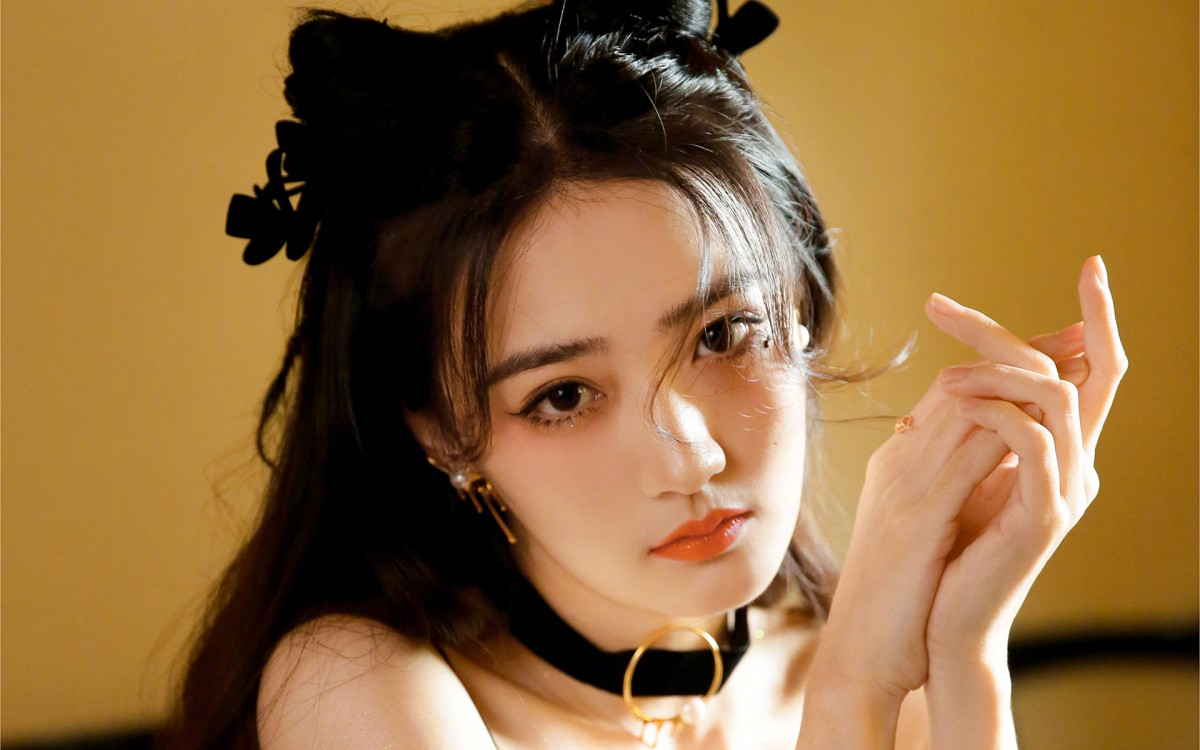
#> input picture img_code/img/xl_7.jpg, 1200 x 750 px
$ python img_9_match_Template.py
#> lines starting #> are read from the running program, lines starting #| are printed output that depends on the picture; after the words box and inside, x2 and y2 are one past the last pixel; in counts of white or black regions, pixels touching at a corner belong together
# 没成功过

import cv2 as cv
from matplotlib import pyplot as plt

# 1 图像和模板读取
img = cv.imread('img/xl_7.jpg')
#> img is the input picture: shape (750, 1200, 3); mean B, G, R 61, 106.7, 144
template = cv.imread('img/xl_7_2.jpg')
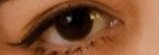
#> input picture img_code/img/xl_7_2.jpg, 159 x 55 px
#> template is the input picture: shape (55, 159, 3); mean B, G, R 54.1, 84.7, 136.3
h, w, l = template.shape
#> h = 55; w = 159; l = 3
# 2 模板匹配
# 2.1 模板匹配
res = cv.matchTemplate(img, template, cv.TM_CCORR)
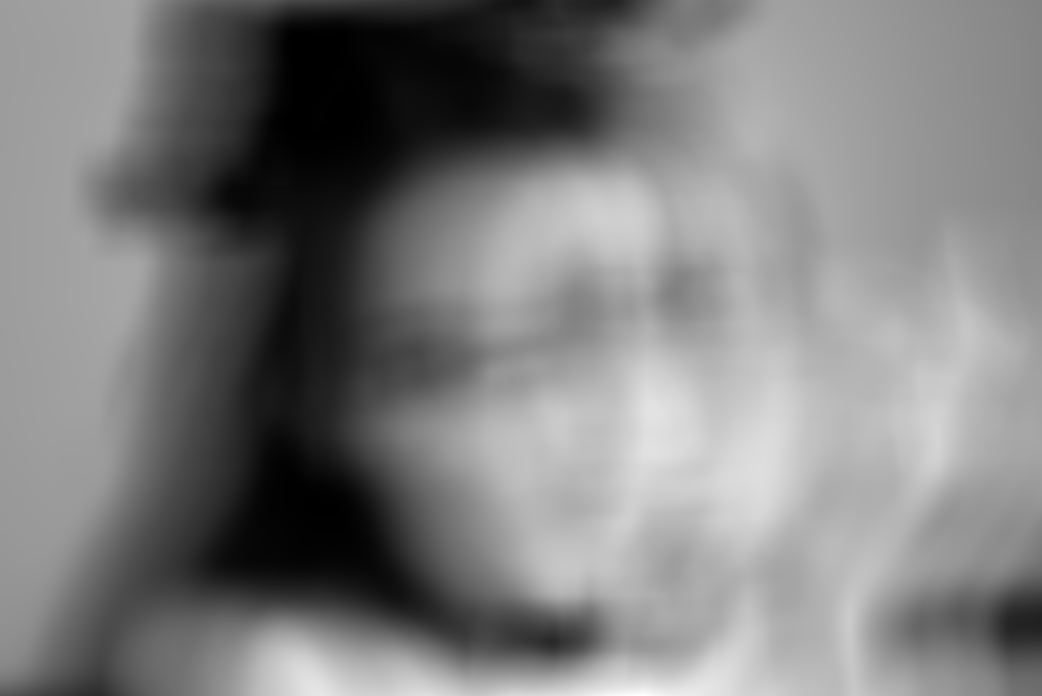
#> res: shape (696, 1042) float32; min 599706.2, max 552111552, mean 273789344; drawn with min black and max white
# 2.2 返回图像中最匹配的位置，确定左上角的坐标，并将匹配位置绘制在图像上
min_val, max_val, min_loc, max_loc = cv.minMaxLoc(res)
#> min_val = 599706.2; max_val = 552111552; min_loc = (289, 126); max_loc = (642, 695)
# 使用平方差时最小值为最佳匹配位置
# top_left = min_loc
top_left = max_loc
#> top_left = (642, 695)
print(top_left)
#| (642, 695)
bottom_right = (top_left[0] + w, top_left[1] + h)
#> bottom_right = (801, 750)
print(bottom_right)
#| (801, 750)
cv.rectangle(img, top_left, bottom_right, (0, 255, 0), 2)
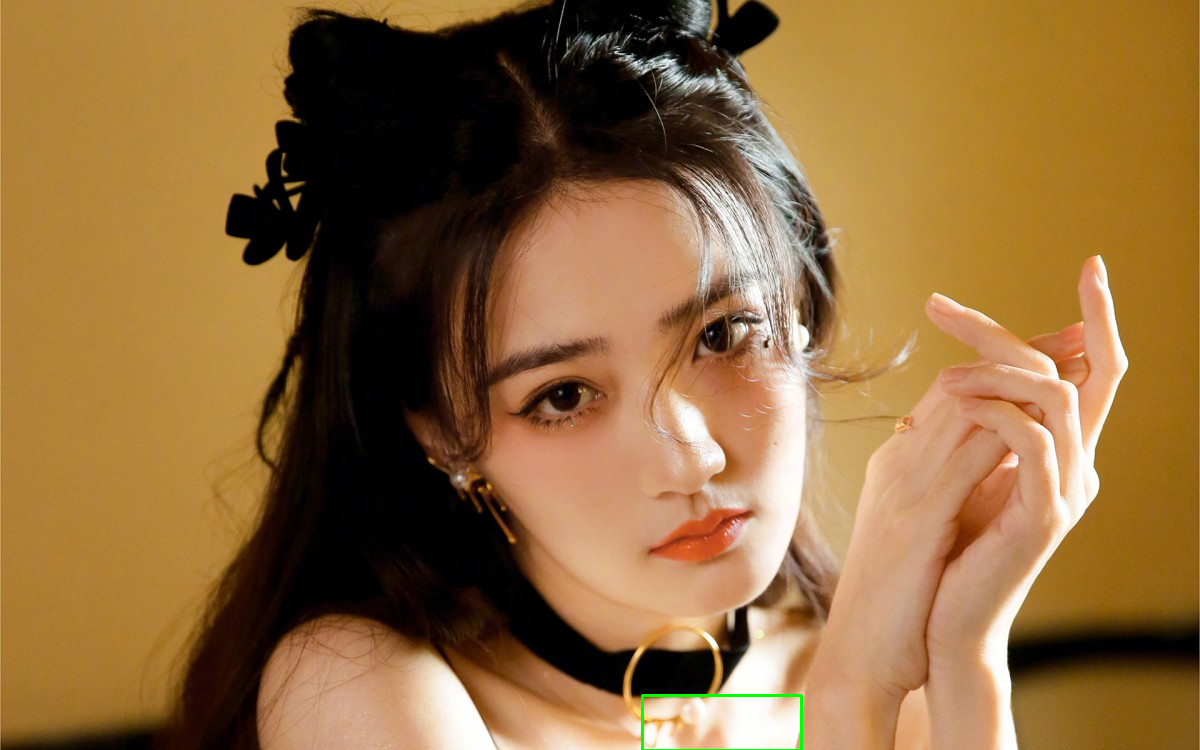
#> img: shape (750, 1200, 3); 0.11% of pixels changed, all inside (x1, y1, x2, y2) = (641, 694, 803, 750)
# 3 图像显示
plt.imshow(img[:, :, ::-1])
plt.title('匹配结果'), plt.xticks([]), plt.yticks([])
plt.show()
